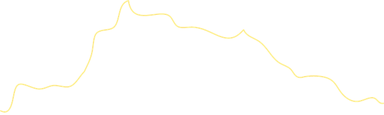
#> input picture deeplog offline/tools/app/utils/Curve.png, 384 x 115 px, shrunk from 641 x 192 before the run
$ python curving_2.py
#> lines starting #> are read from the running program, lines starting #| are printed output that depends on the picture
import os
os.environ['MPLBACKEND'] = 'Agg'  # 强制使用 Agg 后端，避免 InterAgg 报错

# 依赖：Pillow, numpy, matplotlib, scikit-image, shapely, scipy
from PIL import Image
import numpy as np
import matplotlib
matplotlib.use('Agg')  # 双保险
import matplotlib.pyplot as plt
from matplotlib.colors import rgb_to_hsv
from skimage.morphology import skeletonize
from shapely.geometry import LineString
from shapely.ops import linemerge
from scipy.signal import savgol_filter
from scipy.spatial import cKDTree

# 路径参数
IMG_PATH = 'Curve.png'              # 你的曲线图片
OUT_PATH = 'Curve_with_offsets.png' # 输出

# 偏移设置（像素）
d = 15
counts = [1, 2, 3]
side = 'left'  # 'left' 或 'right'

# 读取图片
img = Image.open(IMG_PATH).convert('RGB')
rgb = np.asarray(img).astype(np.float32) / 255.0

# HSV 阈值提取黄色（按需微调）
hsv = rgb_to_hsv(rgb)
#> hsv: shape (115, 384, 3) float32; mean of channels 0, 1, 2 0.00857, 0.00672, 1
H, S, V = hsv[...,0], hsv[...,1], hsv[...,2]
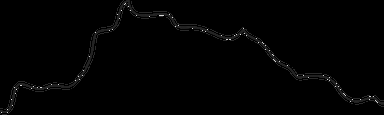
#> H: shape (115, 384) float32; min 0, max 0.917, mean 0.00857
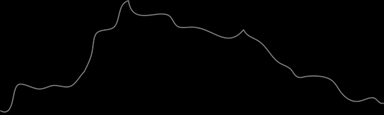
#> S: shape (115, 384) float32; min 0, max 0.488, mean 0.00672
mask = (H >= 0.12) & (H <= 0.18) & (S >= 0.2) & (V >= 0.6)
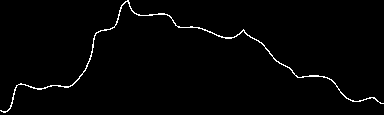
#> mask: shape (115, 384) bool; 1.6% white in thin lines or dots
mask = mask.astype(np.uint8)

# 骨架化
skel = skeletonize(mask).astype(np.uint8)
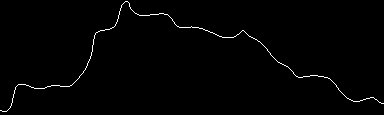
#> skel: shape (115, 384); values 0 (black) and 1 (white), 1% white in thin lines or dots

# 提取骨架点并近邻追踪
pts = np.column_stack(np.where(skel > 0))[:, ::-1]  # (x,y)
#> pts = 452 pairs, first value 0 to 383, second value 1 to 111
if len(pts) < 2:
    raise RuntimeError("未检测到曲线骨架，请调整 HSV 阈值或检查图片颜色。")

tree = cKDTree(pts)
used = np.zeros(len(pts), dtype=bool)
path = []
i = np.argmax(pts[:,0])  # 从最右端点开始
#> i = 437
while True:
    path.append(pts[i])
    used[i] = True
    dists, idxs = tree.query(pts[i], k=10, distance_upper_bound=2.0)
    candidates = [idx for idx in np.atleast_1d(idxs)
                  if idx < len(pts) and not used[idx] and idx != i]
    if not candidates:
        break
    i = candidates[0]
#> this loop made 452 passes
#> (dists, idxs, candidates, i) on passes 1 to 3: ([0, 1, inf, inf, inf, inf, inf, inf, inf, inf], [437, 436, 452, 452, 452, 452, 452, 452, 452, 452], [436], 436), ([0, 1, 1, inf, inf, inf, inf, inf, inf, inf], [436, 435, 437, 452, 452, 452, 452, 452, 452, 452], [435], 435), ([0, 1, 1.41, inf, inf, inf, inf, inf, inf, inf], [435, 436, 433, 452, 452, 452, 452, 452, 452, 452], [433], 433)
#> after the loop, path has the same summary as pts
path = np.array(path)

# 平滑
n = len(path)
#> n = 452
win = min(21, n if n % 2 == 1 else n - 1)
#> win = 21
win = max(win, 7)  # 确保奇数且不小于 7
xs = savgol_filter(path[:,0], win, 3, mode='interp')
#> xs = 452 values, max 383 at index 0, min -0.285 at index 451, mean 177.6
ys = savgol_filter(path[:,1], win, 3, mode='interp')
#> ys = 452 values, max 111.1 at index 448, min 2.05 at index 268, mean 56.6
line = LineString(np.column_stack([xs, ys]))

# 生成三条法线等距偏移
offs = [line.parallel_offset(d*k, side=side, join_style=1) for k in counts]
#> offs = 3 items

# 绘制并保存
plt.figure(figsize=(10,3))
plt.imshow(rgb)
plt.plot(xs, ys, color='orange', linewidth=1.8, label='Base')
colors = ['#ff4d4f','#52c41a','#1677ff']
for k, o in enumerate(offs):
    if o.is_empty:
        continue
    if o.geom_type == 'MultiLineString':
        o = linemerge(o)
    ox, oy = o.xy
    plt.plot(ox, oy, color=colors[k], linewidth=1.5, label=f'Offset {(k+1)*d}px {side}')
#> this loop made 3 passes
plt.axis('off'); plt.legend(); plt.tight_layout()
plt.savefig(OUT_PATH, dpi=200, bbox_inches='tight')
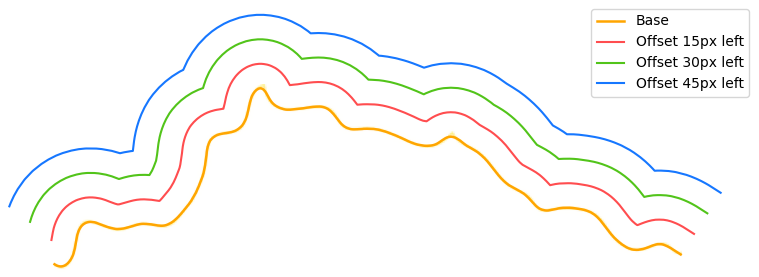
#> figure drawn by matplotlib, 1 panel
print(f"已保存：{OUT_PATH}")
